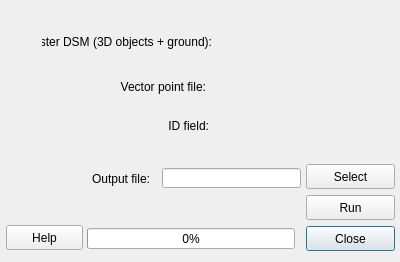
<?xml version="1.0" encoding="UTF-8"?>
<ui version="4.0">
 <class>UAVPreparerDialogBase</class>
 <widget class="QDialog" name="UAVPreparerDialogBase">
  <property name="geometry">
   <rect>
    <x>0</x>
    <y>0</y>
    <width>400</width>
    <height>262</height>
   </rect>
  </property>
  <property name="windowTitle">
   <string>UAV Preparer</string>
  </property>
  <widget class="QWidget" name="widgetDSM" native="true">
   <property name="geometry">
    <rect>
     <x>216</x>
     <y>27</y>
     <width>175</width>
     <height>30</height>
    </rect>
   </property>
   <property name="minimumSize">
    <size>
     <width>175</width>
     <height>30</height>
    </size>
   </property>
   <property name="layoutDirection">
    <enum>Qt::LeftToRight</enum>
   </property>
   <layout class="QGridLayout" name="gridLayout_3"/>
  </widget>
  <widget class="QWidget" name="widgetPointLayer" native="true">
   <property name="geometry">
    <rect>
     <x>216</x>
     <y>72</y>
     <width>175</width>
     <height>30</height>
    </rect>
   </property>
   <property name="minimumSize">
    <size>
     <width>175</width>
     <height>30</height>
    </size>
   </property>
   <property name="layoutDirection">
    <enum>Qt::LeftToRight</enum>
   </property>
   <layout class="QGridLayout" name="gridLayout_7"/>
  </widget>
  <widget class="QLabel" name="label_2">
   <property name="geometry">
    <rect>
     <x>42</x>
     <y>27</y>
     <width>170</width>
     <height>30</height>
    </rect>
   </property>
   <property name="text">
    <string>Raster DSM (3D objects + ground):</string>
   </property>
   <property name="alignment">
    <set>Qt::AlignRight|Qt::AlignTrailing|Qt::AlignVCenter</set>
   </property>
  </widget>
  <widget class="QLabel" name="label">
   <property name="geometry">
    <rect>
     <x>36</x>
     <y>78</y>
     <width>170</width>
     <height>18</height>
    </rect>
   </property>
   <property name="text">
    <string>Vector point file:</string>
   </property>
   <property name="alignment">
    <set>Qt::AlignRight|Qt::AlignTrailing|Qt::AlignVCenter</set>
   </property>
  </widget>
  <widget class="QPushButton" name="closeButton">
   <property name="enabled">
    <bool>true</bool>
   </property>
   <property name="geometry">
    <rect>
     <x>306</x>
     <y>226</y>
     <width>89</width>
     <height>25</height>
    </rect>
   </property>
   <property name="text">
    <string>Close</string>
   </property>
  </widget>
  <widget class="QPushButton" name="pushButtonSave">
   <property name="geometry">
    <rect>
     <x>306</x>
     <y>164</y>
     <width>89</width>
     <height>25</height>
    </rect>
   </property>
   <property name="text">
    <string>Select</string>
   </property>
  </widget>
  <widget class="QPushButton" name="runButton">
   <property name="geometry">
    <rect>
     <x>306</x>
     <y>195</y>
     <width>89</width>
     <height>25</height>
    </rect>
   </property>
   <property name="text">
    <string>Run</string>
   </property>
  </widget>
  <widget class="QPushButton" name="helpButton">
   <property name="enabled">
    <bool>true</bool>
   </property>
   <property name="geometry">
    <rect>
     <x>6</x>
     <y>225</y>
     <width>77</width>
     <height>25</height>
    </rect>
   </property>
   <property name="text">
    <string>Help</string>
   </property>
  </widget>
  <widget class="QProgressBar" name="progressBar">
   <property name="geometry">
    <rect>
     <x>87</x>
     <y>228</y>
     <width>208</width>
     <height>21</height>
    </rect>
   </property>
   <property name="value">
    <number>0</number>
   </property>
   <property name="alignment">
    <set>Qt::AlignCenter</set>
   </property>
   <property name="textVisible">
    <bool>true</bool>
   </property>
   <property name="invertedAppearance">
    <bool>false</bool>
   </property>
  </widget>
  <widget class="QLineEdit" name="textOutput">
   <property name="geometry">
    <rect>
     <x>162</x>
     <y>168</y>
     <width>139</width>
     <height>20</height>
    </rect>
   </property>
  </widget>
  <widget class="QLabel" name="label_4">
   <property name="geometry">
    <rect>
     <x>81</x>
     <y>166</y>
     <width>69</width>
     <height>25</height>
    </rect>
   </property>
   <property name="text">
    <string>Output file:</string>
   </property>
   <property name="alignment">
    <set>Qt::AlignRight|Qt::AlignTrailing|Qt::AlignVCenter</set>
   </property>
  </widget>
  <widget class="QWidget" name="widgetField" native="true">
   <property name="geometry">
    <rect>
     <x>216</x>
     <y>111</y>
     <width>175</width>
     <height>30</height>
    </rect>
   </property>
   <property name="minimumSize">
    <size>
     <width>125</width>
     <height>30</height>
    </size>
   </property>
   <property name="layoutDirection">
    <enum>Qt::LeftToRight</enum>
   </property>
   <layout class="QGridLayout" name="gridLayout_9"/>
  </widget>
  <widget class="QLabel" name="label_3">
   <property name="geometry">
    <rect>
     <x>39</x>
     <y>111</y>
     <width>170</width>
     <height>30</height>
    </rect>
   </property>
   <property name="text">
    <string>ID field:</string>
   </property>
   <property name="alignment">
    <set>Qt::AlignRight|Qt::AlignTrailing|Qt::AlignVCenter</set>
   </property>
  </widget>
 </widget>
 <resources/>
 <connections>
  <connection>
   <sender>closeButton</sender>
   <signal>clicked()</signal>
   <receiver>UAVPreparerDialogBase</receiver>
   <slot>accept()</slot>
   <hints>
    <hint type="sourcelabel">
     <x>350</x>
     <y>238</y>
    </hint>
    <hint type="destinationlabel">
     <x>199</x>
     <y>130</y>
    </hint>
   </hints>
  </connection>
 </connections>
</ui>
